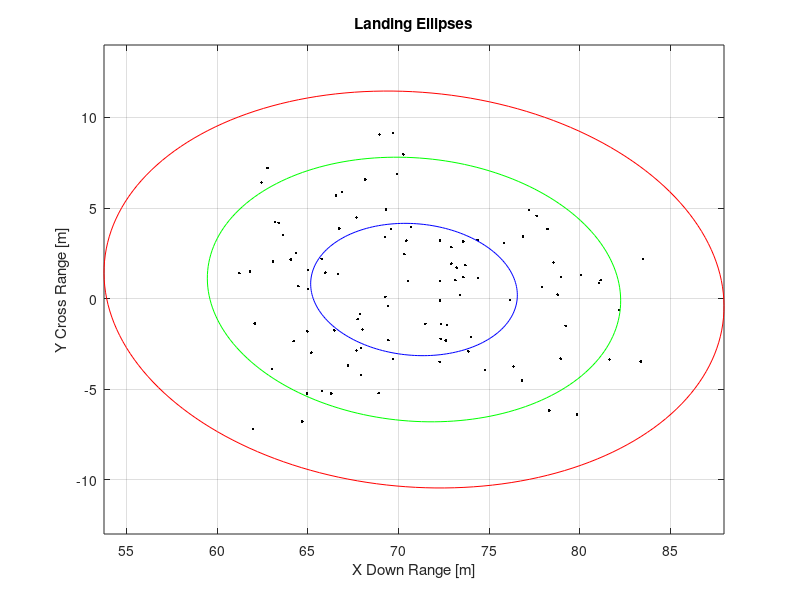

MATLAB code for this plot:
clc; clear all; close all; 
 
%% Replace this section of code with your real data
% Simulate and plot 100 data points, (YOU SHOULD USE REAL DATA HERE!)

load('landingPoints.mat')

N = simulations; % Number of points to simulate
x = Xf; % Data From ISP Rocket Model
y = Yf;
%%

figure; plot(x,y,'k.','markersize',6)
axis equal; grid on; xlabel('X Down Range [m]'); ylabel('Y Cross Range [m]'); title('Landing Ellipses'); hold on;
 
% Calculate covariance matrix
P = cov(x,y)
mean_x = mean(x);
mean_y = mean(y);
 
% Calculate the define the error ellipses
n=N; % Number of points around ellipse
p=0:pi/n:2*pi; % angles around a circle
 
[eigvec,eigval] = eig(P); % Compute eigen-stuff
xy_vect = [cos(p'),sin(p')] * sqrt(eigval) * eigvec'; % Transformation
x_vect = xy_vect(:,1);
y_vect = xy_vect(:,2);
 
% Plot the error ellipses overlaid on the same figure
plot(1*x_vect+mean_x, 1*y_vect+mean_y, 'b')
plot(2*x_vect+mean_x, 2*y_vect+mean_y, 'g')
plot(3*x_vect+mean_x, 3*y_vect+mean_y, 'r')
